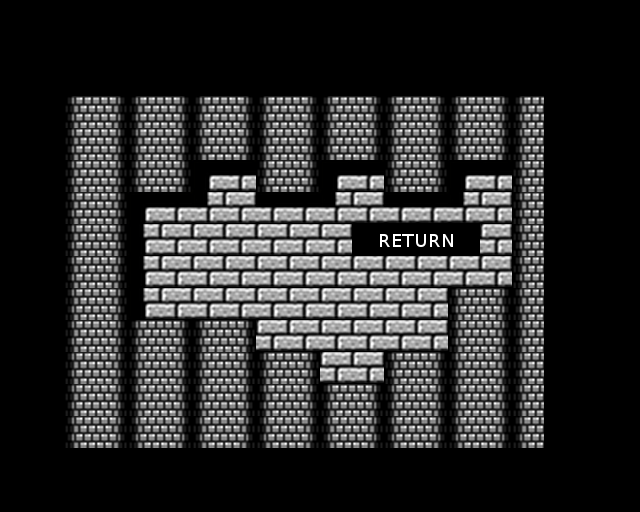

This game map was drawn from its Tiled (.tmx) file and the tilesets committed beside it. A one-line description and the trimmed map source follow:
An orthogonal 20x16 tile map with 32x32 px tiles, 1 tile layer (Back) and 2 objects (2x Area).

<map version="1.0" orientation="orthogonal" width="20" height="16" tilewidth="32" tileheight="32">
 <properties>
  <property name="bg_color" value="0" />
  <property name="music" value="treasure.ogg" />
  <property name="start_x" value="160" />
  <property name="start_y" value="256" />
 </properties>
 <tileset firstgid="1" name="room" tilewidth="32" tileheight="32" spacing="1" margin="1">
  <properties>
   <property name="catapult" value="5" />
   <property name="solid_end" value="14" />
   <property name="solid_start" value="1" />
   <property name="water_end" value="38" />
   <property name="water_start" value="30" />
  </properties>
  <image source="room.png" width="512" height="512" />
 </tileset>
 <layer name="Back" width="20" height="16">
  <data>[320 cells, 179 non-empty, 13 distinct tile ids]</data>
 </layer>
 <objectgroup name="Areas" width="20" height="16">
  <object name="pyramid_room.tmx" type="Area" x="160" y="256" width="64" height="64">
   <properties>
    <property name="start_x" value="352" />
    <property name="start_y" value="256" />
    <property name="type" value="regular_door.xml" />
   </properties>
  </object>
  <object name="village.tmx" type="Area" x="384" y="288" width="64" height="64">
   <properties>
    <property name="start_x" value="2400" />
    <property name="start_y" value="832" />
    <property name="type" value="regular_door.xml" />
   </properties>
  </object>
 </objectgroup>
</map>
